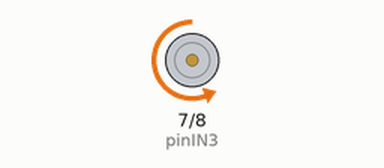
This sketch was run on a simulated Arduino Uno, built with avr-gcc and run on an emulated ATmega328P. Parts: motor-driver pin pairs drawn as motors (green arrow = first pin HIGH = forward, orange = second pin HIGH = backward, longer = more drive, scaled by the enable pin).

Above: at 1.1 s.
At 1.7 s:
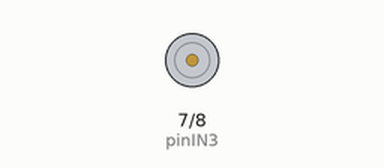
Timing chart, 0 to 3.2 s (numbered marks = the images above):
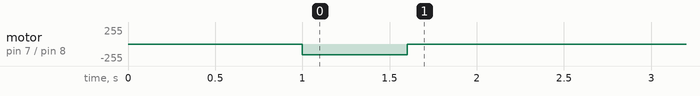

The sketch:

Test_motor.ino
```cpp
const int pinIN3 = 7;
const int pinIN4 = 8;
const int pinENB = 9;

void setup() {
pinMode(pinIN3, OUTPUT);
pinMode(pinIN4, OUTPUT);
pinMode(pinENB, OUTPUT);
delay(1000);
anticlock();
delay(600);
Stop();
}

void loop(){
}
```

commands.ino
```cpp
void clockwise(){
digitalWrite(pinIN3, HIGH);
digitalWrite(pinIN4, LOW);
analogWrite(pinENB, 120);
}

void anticlock(){
digitalWrite(pinIN3, LOW);
digitalWrite(pinIN4, HIGH);
analogWrite(pinENB, 160);
}

void Stop(){
digitalWrite(pinIN3, LOW);
digitalWrite(pinIN4, LOW);
analogWrite(pinENB, 0);
}
```
